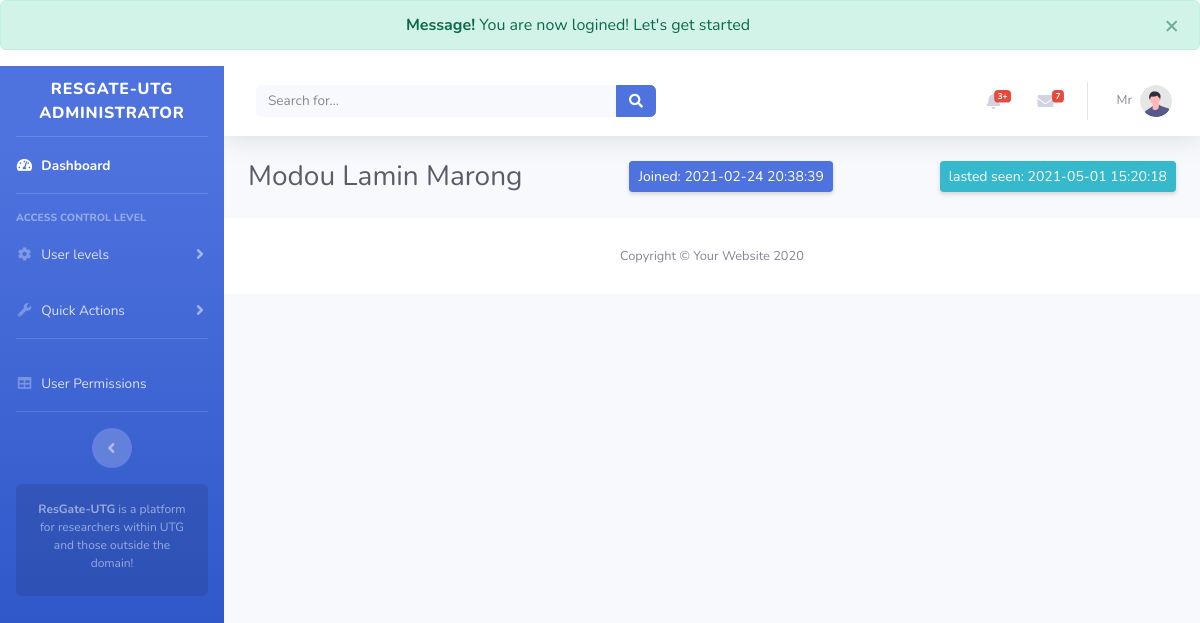
/researchgate/admin/publisher/components/get_res_detail.php?details=10 (signed in), run on the app's committed database.
### tables this page shows
CREATE TABLE `researchers` (
  `id` int(11) NOT NULL,
  `full_name` varchar(100) NOT NULL,
  `email` varchar(100) NOT NULL,
  `password` varchar(255) NOT NULL,
  `role` varchar(15) NOT NULL DEFAULT 'researcher',
  `status` tinyint(4) NOT NULL DEFAULT 0,
  `join_data` timestamp NULL DEFAULT current_timestamp(),
  `last_login` varchar(25) DEFAULT NULL,
  `permitted` tinyint(4) NOT NULL DEFAULT 0,
  `deleted` tinyint(4) NOT NULL DEFAULT 0
);

### researchgate/admin/publisher/components/get_res_detail.php (the view, shortened to what this page needs)
<?php
require_once $_SERVER['DOCUMENT_ROOT'] . '/researchgate/core/db.php';
if ($_SERVER['REQUEST_METHOD'] == 'GET') {
    include(ROOT . DS . "core" . DS . "head-admin.php");
    include(ROOT . DS . "admin" . DS . "publisher" . DS . "dashboard" . DS . "aside.php");
    include(ROOT . DS . "admin" . DS . "publisher" . DS . "dashboard" . DS . "top-nav.php");
    $res_id = $_GET['details'];
    $res_sql = $db->query("SELECT * FROM `researchers` WHERE id = $res_id AND deleted = 0 ");
?>
    <div class="container-fluid">
        <?php while ($rev_user = mysqli_fetch_assoc($res_sql)) : ?>
            <div class="d-sm-flex align-items-center justify-content-between mb-4">
                <h1 class="h3 mb-0 text-gray-800"><?= $rev_user['full_name']; ?></h1>
                <a href="#" class="d-none d-sm-inline-block btn btn-sm btn-primary shadow-sm"><i class="text-white-50"></i> Joined: <?= $rev_user['join_data']; ?></a>
                <a href="#" class="d-none d-sm-inline-block btn btn-sm btn-info shadow-sm"><i class="text-white-50"></i> lasted seen: <?= $rev_user['last_login']; ?></a>
            </div>
            <?php endwhile; ?>
    </div>
<?php include(ROOT . DS . "admin" . DS . "publisher" . DS . "components" . DS . "footer.php");
} ?>

### data on the page
researchers: full_name "Modou Lamin Marong", join_data "2021-02-24 20:38:39", last_login "2021-05-01 15:20:18"

### other printed values
$_SESSION['success_mesg'] "You are now logined! Let's get started"
$user_data['first'] "Mr"
